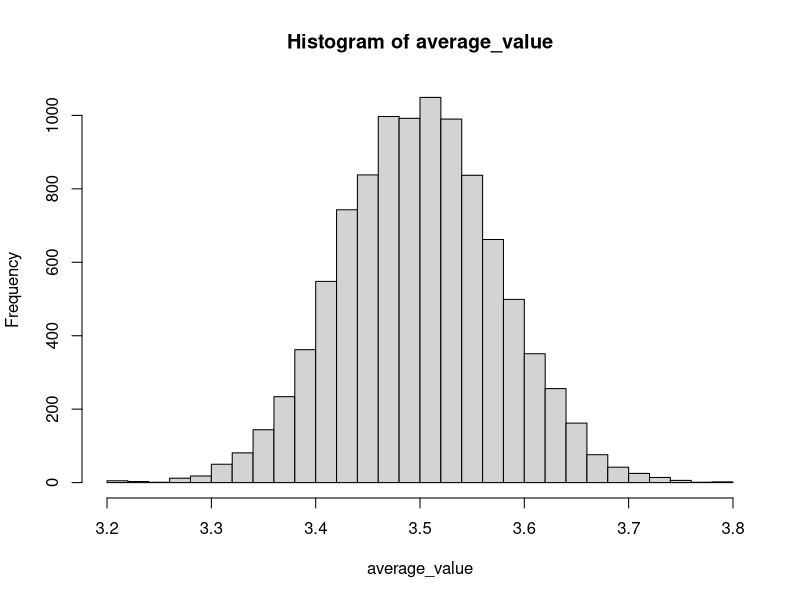
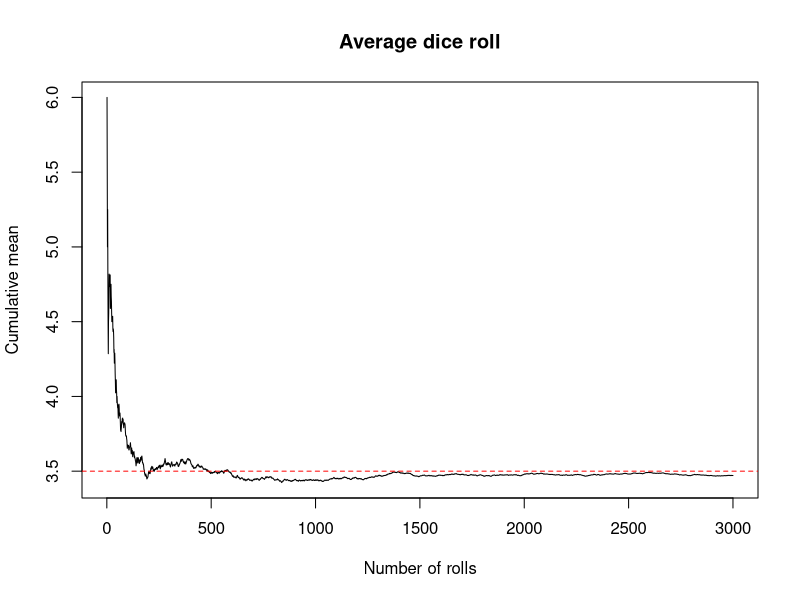
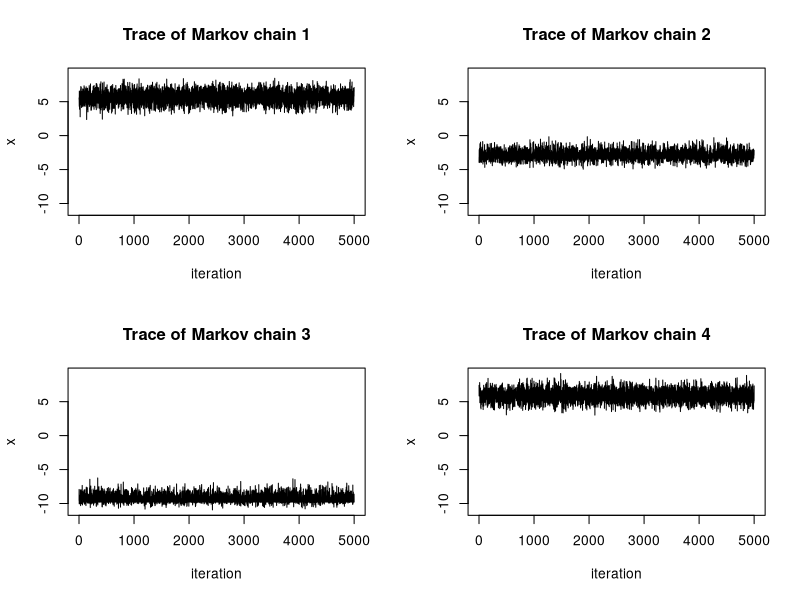

Source code (R) for these figures, in order:
## ---- chunk 1
knitr::opts_chunk$set(echo = TRUE)
## ---- chunk 2
# set the seed for reproducibility
set.seed(123)

# uses a for loop
add_cos1 <- function(x) {
  sum <- 0
  for (i in 1:length(x)) {
    sum <- sum + cos(x[i])
  }
  return(sum)
}

# uses vectorization
add_cos2 <- function(x) sum(cos(x))

x = 1:1e7
t1 <- system.time(add_cos1(x))
t2 <- system.time(add_cos2(x))
## ---- chunk 3
t1 
t2
## ---- chunk 4
toss_die1 <- function(nsim, n) {
  average <- numeric(nsim)
  for (i in 1:nsim) {
    counts <- numeric(n)
    for (j in 1:n) {
      counts[j] <- sample(1:6, 1)
    }
    average[i] <- mean(counts)
  }
  return(average)
}

toss_die2 <- function(nsim, n) {
  tosses <- matrix(sample(1:6, n*nsim, replace=TRUE), nrow=nsim, ncol=n)
  return(rowSums(tosses)/n)
}
## ---- chunk 5
nsim <- 1000; n <- 500
t1 <- system.time(toss_die1(nsim, n)); t1
t2 <- system.time(toss_die2(nsim, n)); t2
## ---- chunk 6
nsim <- 10000; n <- 500
average_value <- toss_die2(nsim,n)
hist(average_value, breaks = 30)
## ---- chunk 7
nsim <- 3000; n <- 1
plot(1:nsim, cumsum(toss_die2(nsim, n))/1:nsim, type = 'l',
     main='Average dice roll',
     xlab = 'Number of rolls', ylab='Cumulative mean')
abline(h=3.5, col='red', lty = 2)
## ---- chunk 8
## apply
mat <- matrix(rep(1, 12), 3, 4) # 3x4 matrix of 1s

# apply sum to each row --- i.e. sum over columns
apply(mat, 1, sum)

# apply sum to each column --- i.e. sum over rows
apply(mat, 2, sum) 

# apply sum to each element --- this does not do anything if FUN = sum
apply(mat, c(1,2), sum)

# apply our own function to each element
apply(mat, c(1,2), function(x) 2*x)

## lapply
vec <- rep(1,3)
lis <- list(seq = 1:4, rep = rep(1,4))

# get cosine of each element in a vector
lapply(vec, cos)

# apply cosine to list
lapply(lis, cos)

## sapply
# get cosine of each element in a vector
sapply(vec, cos)

# apply cosine to list
sapply(lis, cos)

## mapply
# sum two vectors elementwise
mapply('+', 1:3, 4:6)

# seq(1, 5), seq(2, 5), ...
mapply(seq, 1:5, 5)
## ---- chunk 9
vec <- 1:3

# Map cosine to every element in a vector
Map(cos, vec)

# Reduce
Reduce(function(x, y) x + 2*y, vec)

# Filter
Filter(function(x) x %% 3 == 0, vec) 
## ---- chunk 10
library(parallel)
library(doParallel)

# detect cores
detectCores()

# demonstrate that distributing over 4 cores does not provide speed up of 4 times
system.time(lapply(1:8, function(x) Sys.sleep(0.5)))                # 4 seconds
system.time(mclapply(1:8, function(x) Sys.sleep(0.5), mc.cores=4))  # expect 1 second
## ---- chunk 11
library(foreach)

# run sequentially using %do%
foreach(i=1:3) %do% {i*i}

# change output to vector
foreach(i=1:3, .combine="c") %do% {i*i}
## ---- chunk 12
# returns the transition kernel P(x)
make.metropolis.hastings.kernel <- function(pi, Q) {
  q <- Q$density
  P <- function(x) {
      z <- Q$sample(x)
      alpha <- min(1, pi(z) * q(z, x) / pi(x) / q(x, z))
      if(runif(1) < alpha) {
        return(z)
      } else {
        return(x)
      }
  }
  return(P)
}

make.normal.proposal <- function(sigma) {
  Q <- list()
  Q$sample <- function(x) {
    return(rnorm(length(x), x, sigma))
  }
  Q$density <- function(x, z) {
    return(dnorm(z, x, sigma))
  }
  return(Q)
}

simulate.chains <- function(P, x0, n, n.chains, n.cores = 4) {
  # parallelize chains
  registerDoParallel(n.cores)
  simulations <- foreach(i=1:n.chains, .combine="rbind") %dopar% {
    x <- x0[i]
    foreach(i=1:n, .combine="c") %do% {P(x)}
  }
  stopImplicitCluster()
  return(simulations)
}
## ---- chunk 13
# generate markov chain using MH algorithm
# target: mixture of two normals
n <- 5e3; set.seed(123)
target <- function(x) {0.6*dnorm(x, -2, 1) + 0.4*dnorm(x, 5, 2)}
xs <- simulate.chains(make.metropolis.hastings.kernel(target, make.normal.proposal(1)), 
                      runif(4,-10,10), n, 4)

# setup plot space
par(mfrow=c(2,2))

# plot the chains
ylimits <- c(min(xs), max(xs))
for(i in 1:4){
  plot(1:n, xs[i,], type = 'l', xlab="iteration", ylim=ylimits,
       ylab="x", main=paste0("Trace of Markov chain ", i))
}
